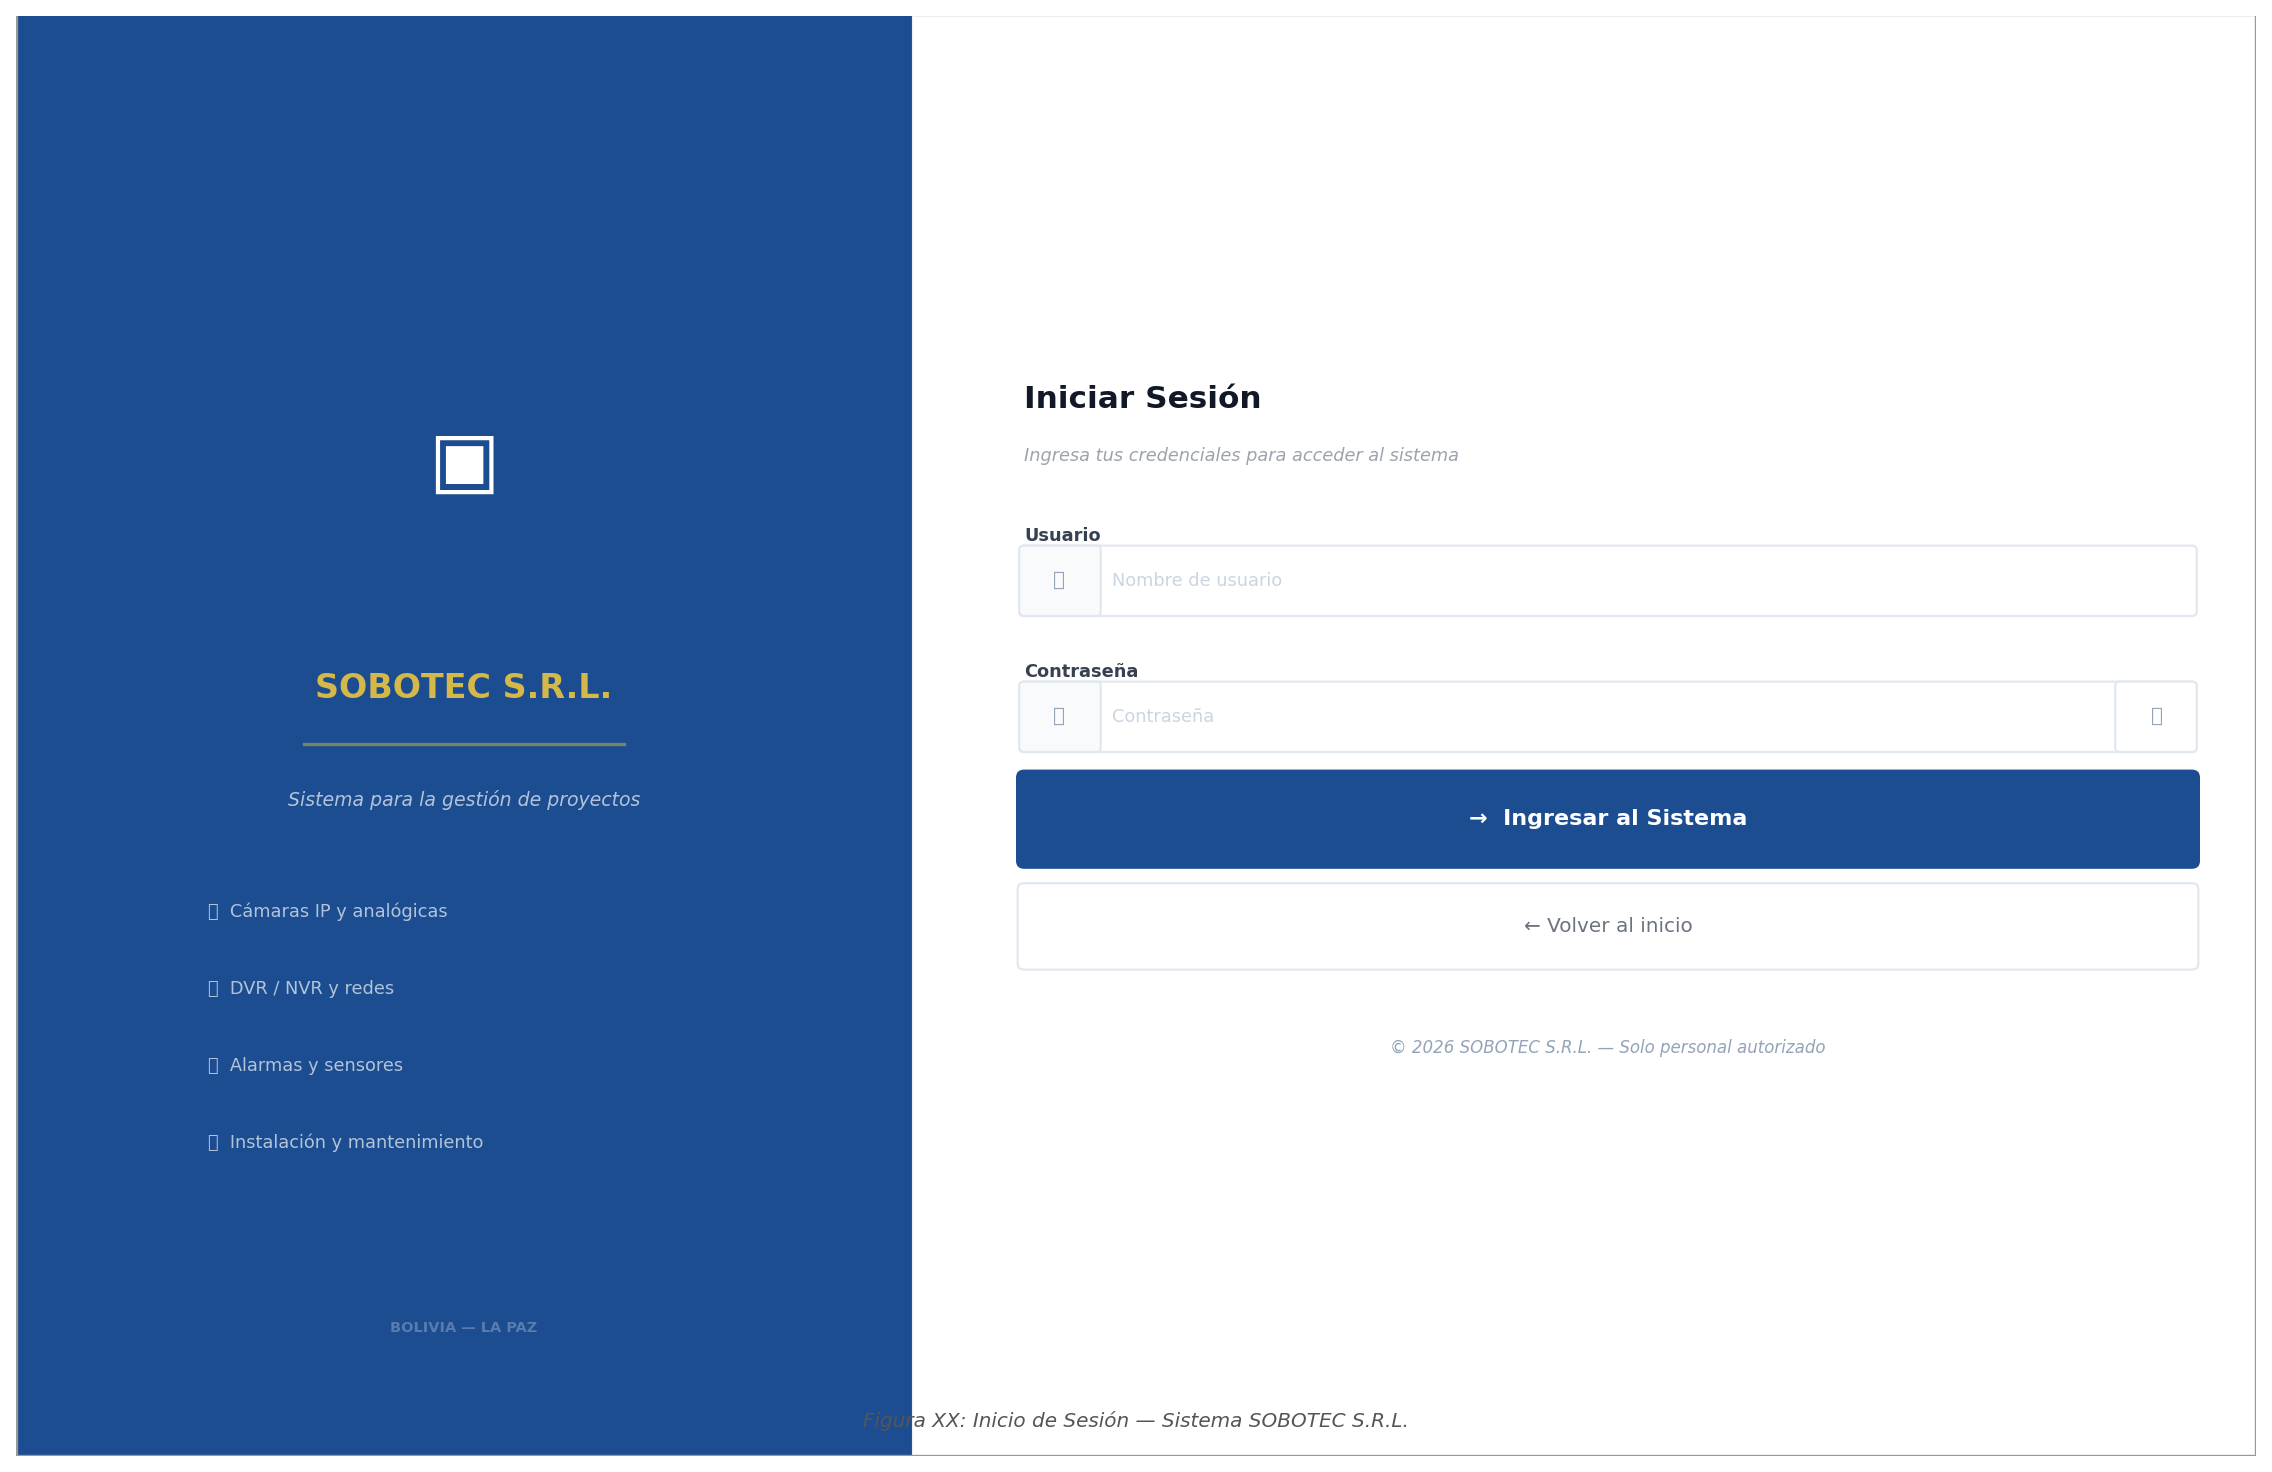

Write Python code to recreate this figure.
"""Wireframe 01 — Inicio de Sesión (signin.html)"""
import sys; sys.path.insert(0, 'wireframes')
from helpers import *

W, H = 14, 9
fig, ax = new_fig(W, H)

# ── Panel izquierdo — branding (40%) ────────────────────────────────────────
rect(ax, 0, 0, 5.6, H, fc=AZUL, ec=AZUL_DARK, lw=0)

# Círculos decorativos
ax.add_patch(plt.Circle((5.6, H), 2.2, color='none',
             linestyle='-', linewidth=18,
             ec='#D4B84A18', fill=False))
ax.add_patch(plt.Circle((0, 0), 1.5, color='none',
             linewidth=14, ec='#D4B84A14', fill=False))

# Logo circular
ax.add_patch(plt.Circle((2.8, 6.2), 1.1,
             color='#ffffff10', linewidth=2.5,
             ec='#D4B84A66', fill=True))
t(ax, 2.8, 6.2, '▣', size=34, ha='center', va='center', color='white')

# Nombre empresa
t(ax, 2.8, 4.8, 'SOBOTEC S.R.L.', size=15, bold=True,
  ha='center', color=DORADO)

# Línea divisora dorada
ax.plot([1.8, 3.8], [4.45, 4.45], color=DORADO, linewidth=1.5, alpha=0.5)

# Descripción
t(ax, 2.8, 4.1, 'Sistema para la gestión de proyectos',
  size=8.5, ha='center', color='#ffffffaa', italic=True)

# Features
features = [
    '📷  Cámaras IP y analógicas',
    '🖥  DVR / NVR y redes',
    '🔔  Alarmas y sensores',
    '🔧  Instalación y mantenimiento',
]
for i, f in enumerate(features):
    t(ax, 1.2, 3.4 - i*0.48, f, size=8, color='#ffffffaa')

t(ax, 2.8, 0.8, 'BOLIVIA — LA PAZ', size=6.5, ha='center',
  color='#ffffff44', bold=True)

# ── Panel derecho — formulario (60%) ────────────────────────────────────────
rect(ax, 5.6, 0, 8.4, H, fc='white', ec='#eee', lw=0.5)


# Títulos
t(ax, 6.3, 6.6, 'Iniciar Sesión', size=14, bold=True, color='#111827')
t(ax, 6.3, 6.25, 'Ingresa tus credenciales para acceder al sistema',
  size=8, color='#9ca3af', italic=True)

# Campo Usuario
t(ax, 6.3, 5.75, 'Usuario', size=8, bold=True, color='#374151')
rounded(ax, 6.3, 5.28, 7.3, 0.38, fc='white', ec='#e2e8f0', lw=1.0, pad=0.03)
rounded(ax, 6.3, 5.28, 0.45, 0.38, fc='#f8fafc', ec='#e2e8f0', lw=1.0, pad=0.03)
t(ax, 6.52, 5.47, '👤', size=9, ha='center', color='#94a3b8')
t(ax, 6.85, 5.47, 'Nombre de usuario', size=8, color='#cbd5e1')

# Campo Contraseña
t(ax, 6.3, 4.9, 'Contraseña', size=8, bold=True, color='#374151')
rounded(ax, 6.3, 4.43, 7.3, 0.38, fc='white', ec='#e2e8f0', lw=1.0, pad=0.03)
rounded(ax, 6.3, 4.43, 0.45, 0.38, fc='#f8fafc', ec='#e2e8f0', lw=1.0, pad=0.03)
t(ax, 6.52, 4.62, '🔒', size=9, ha='center', color='#94a3b8')
t(ax, 6.85, 4.62, 'Contraseña', size=8, color='#cbd5e1')
# Ícono ojo
rounded(ax, 13.15, 4.43, 0.45, 0.38, fc='white', ec='#e2e8f0', lw=1.0, pad=0.03)
t(ax, 13.38, 4.62, '👁', size=9, ha='center', color='#94a3b8')

# Botón ingresar
rounded(ax, 6.3, 3.72, 7.3, 0.52,
        fc=AZUL, ec=AZUL_DARK, lw=0, pad=0.05)
t(ax, 9.95, 3.98, '→  Ingresar al Sistema', size=10,
  bold=True, ha='center', color='white')

# Botón volver
rounded(ax, 6.3, 3.08, 7.3, 0.46,
        fc='white', ec='#e2e8f0', lw=1.0, pad=0.04)
t(ax, 9.95, 3.31, '← Volver al inicio', size=9,
  ha='center', color='#6b7280')

# Footer
t(ax, 9.95, 2.55, '© 2026 SOBOTEC S.R.L. — Solo personal autorizado',
  size=7.5, ha='center', color='#94a3b8', italic=True)

# Marco y caption
draw_caption(ax, 'Figura XX: Inicio de Sesión — Sistema SOBOTEC S.R.L.', W=W, y=0.22)
save(fig, 'wf_01_login.png')
